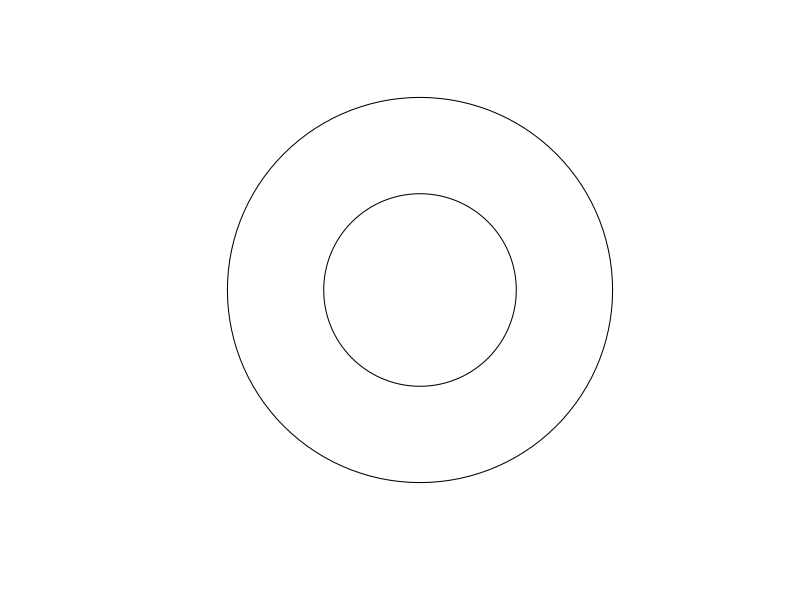
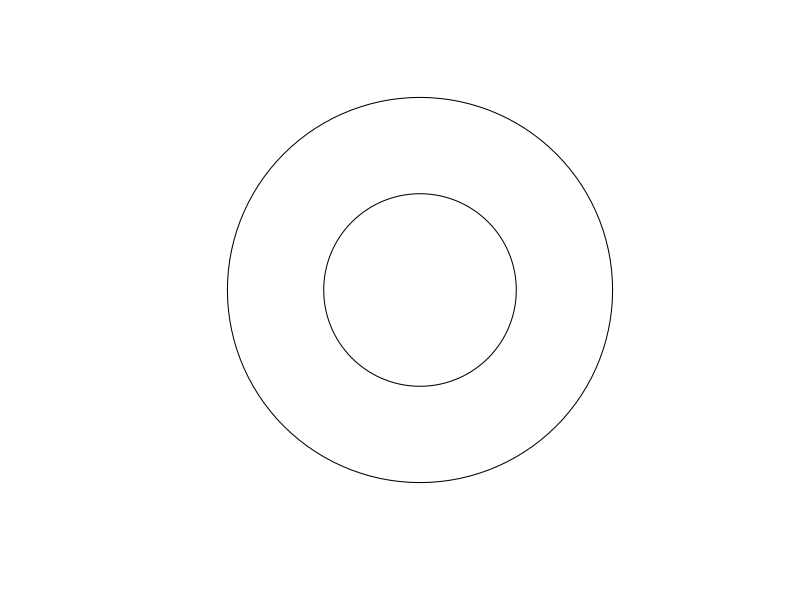

Reproduce these figures in R, in order.
## ---- chunk 1
library(sf)
## ---- chunk 2
center <- c(0, 0)

r1 <- 1
r2 <- 2

p <- st_point(center)

area1 <- st_buffer(p, dist = r1)
area2 <- st_buffer(p, dist = r2)

geometry <- lapply(list(area1, area2), function(area) list(area) %>% sf::st_multipolygon()) %>%
  sf::st_sfc() %>%
  sf::st_sf()

plot(geometry)
## ---- chunk 3
K <- 1000

V1 <- K * st_area(area1)
V2 <- K * st_area(area2)

lambda <- 5
X <- rpois(1, 5)
X

s <- st_sample(area2, size = X, type = "random")

plot(geometry)
plot(s, add = TRUE)

s1 <- lengths(st_intersects(area1, s))
s2 <- lengths(st_intersects(area2, s))
